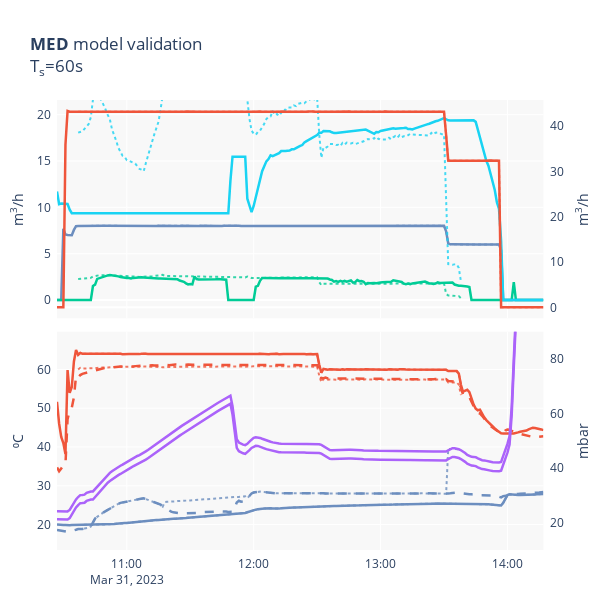

Notebook cell for this chart:
### Code cell
# Generate partial images to later stack them horizontally
# 1. Run the simulation above for a test.
# 2. Then run this cell to generate the image
# 3. Repeat with a different test (Remeber to change the idx variable below!)

idx = 0  # Change this to 0, 1, 2, ... for different images

plt_config = json.load(open(data_path / 'plt_config_med.json'))

if idx == 0:
    show_titles = True
    showlegends=False
    show_left_axis_titles = True
    show_right_axis_titles = True
    
    width = 600
    title_text=f"<b>MED</b> model validation<br>T<sub>s</sub>={sample_rate}s</span>"
    # pos_keys = ["top", "med", "bottom"]
    # for pos_key, tank_key in product(pos_keys, ["hot", "cold"]):
    #     plot_id = f"temperatures_{tank_key}_{pos_key}"
    #     key_idx = pos_keys.index(pos_key)
    #     plot_config["plots"][plot_id]["title"] = f"H={getattr(model_params, f'UA_{tank_key[0]}')[key_idx]:.2e} W/K, V={getattr(model_params, f'V_{tank_key[0]}')[key_idx]:.2f} m³"
    #     plot_config["plots"][plot_id]["ylabels_left"] = [f"{tank_key.capitalize()} tank<br>{pos_key.capitalize()}<br>°C"]
else:
    show_titles = False
    showlegends=True
    show_left_axis_titles = False
    show_right_axis_titles = False
    width = 700
    title_text=""

fig = experimental_results_plot(
    update_plot_config(plt_config, show_titles, show_left_axis_titles, show_right_axis_titles, showlegends, width), 
    df, 
    df_comp=df_mod, 
    vars_config=vars_config, 
    resample=False,
    comp_trace_labels=[f"[Ts={sample_rate}s]"],
    title_text=title_text
)

fig.show()

save_figure(
    fig,
    figure_path=results_path,
    figure_name=f'fig_med_{idx}',
    formats=["png"]
)

### Figure 1 — Plotly figure (JSON) as saved in the notebook; plotly's stock layout.template omitted (floating-point values rounded to 4 significant figures; data arrays with more than 128 entries replaced by an {"elided": "..."} marker saying what was removed)
{"data": [{"connectgaps": false, "fillcolor": "rgba(0,0,0,0)", "hoverinfo": "skip", "line": {"color": "rgba(108.0,  142.0,  191.0, 0.8)", "dash": "dot", "width": 2}, "mode": "lines", "name": "q<sub>med,f</sub> (m<sup>3</sup>/h) ❮ [Ts=60s]", "showlegend": false, "type": "scatter", "x": {"elided": "231 str values"}, "xaxis": "x", "y": {"elided": "231 float values"}, "yaxis": "y"}, {"customdata": {"elided": "231x1 float values"}, "hovertemplate": "%{y:.2f} (<span style='color:rgba(108.0,  142.0,  191.0, 0.8)'> %{customdata[0]:.2f} </span>) ", "line": {"color": "#6c8ebf", "width": 2.5}, "mode": "lines", "name": "q<sub>med,f</sub> (m<sup>3</sup>/h) ❮", "showlegend": false, "type": "scatter", "x": {"elided": "231 str values"}, "xaxis": "x", "y": {"elided": "231 float values"}, "yaxis": "y"}, {"connectgaps": false, "fillcolor": "rgba(0,0,0,0)", "hoverinfo": "skip", "line": {"color": "rgba(0.0,  204.0,  150.0, 0.8)", "dash": "dot", "width": 2}, "mode": "lines", "name": "q<sub>med,d</sub> (m<sup>3</sup>/h) ❮ [Ts=60s]", "showlegend": false, "type": "scatter", "x": {"elided": "231 str values"}, "xaxis": "x", "y": {"elided": "231 float values"}, "yaxis": "y"}, {"customdata": {"elided": "231x1 float values"}, "hovertemplate": "%{y:.2f} (<span style='color:rgba(0.0,  204.0,  150.0, 0.8)'> %{customdata[0]:.2f} </span>) ", "line": {"color": "#00CC96", "width": 2.5}, "mode": "lines", "name": "q<sub>med,d</sub> (m<sup>3</sup>/h) ❮", "showlegend": false, "type": "scatter", "x": {"elided": "231 str values"}, "xaxis": "x", "y": {"elided": "231 float values"}, "yaxis": "y"}, {"connectgaps": false, "fillcolor": "rgba(0,0,0,0)", "hoverinfo": "skip", "line": {"color": "rgba(25.0,  211.0,  243.0, 0.8)", "dash": "dot", "width": 2}, "mode": "lines", "name": "q<sub>med,c</sub> (m<sup>3</sup>/h) ❮ [Ts=60s]", "showlegend": false, "type": "scatter", "x": {"elided": "231 str values"}, "xaxis": "x", "y": {"elided": "231 float values"}, "yaxis": "y"}, {"customdata": {"elided": "231x1 float values"}, "hovertemplate": "%{y:.2f} (<span style='color:rgba(25.0,  211.0,  243.0, 0.8)'> %{customdata[0]:.2f} </span>) ", "line": {"color": "#19D3F3", "width": 2.5}, "mode": "lines", "name": "q<sub>med,c</sub> (m<sup>3</sup>/h) ❮", "showlegend": false, "type": "scatter", "x": {"elided": "231 str values"}, "xaxis": "x", "y": {"elided": "231 float values"}, "yaxis": "y"}, {"connectgaps": false, "fillcolor": "rgba(0,0,0,0)", "hoverinfo": "skip", "line": {"color": "rgba(239.0,  85.0,  59.0, 0.8)", "dash": "dot", "width": 2}, "mode": "lines", "name": "q<sub>med,s</sub> (L/s) ❯ [Ts=60s]", "showlegend": false, "type": "scatter", "x": {"elided": "231 str values"}, "xaxis": "x", "y": {"elided": "231 float values"}, "yaxis": "y2"}, {"customdata": {"elided": "231x1 float values"}, "hovertemplate": "%{y:.2f} (<span style='color:rgba(239.0,  85.0,  59.0, 0.8)'> %{customdata[0]:.2f} </span>) ", "line": {"color": "#EF553B", "width": 2.5}, "mode": "lines", "name": "q<sub>med,s</sub> (L/s) ❯", "showlegend": false, "type": "scatter", "x": {"elided": "231 str values"}, "xaxis": "x", "y": {"elided": "231 float values"}, "yaxis": "y2"}, {"connectgaps": false, "fillcolor": "rgba(0,0,0,0)", "hoverinfo": "skip", "line": {"color": "rgba(239.0,  85.0,  59.0, 0.8)", "dash": "dot", "width": 2}, "mode": "lines", "name": "T<sub>med,s,in</sub> (⁰C) ❮ [Ts=60s]", "showlegend": false, "type": "scatter", "x": {"elided": "231 str values"}, "xaxis": "x3", "y": {"elided": "231 float values"}, "yaxis": "y3"}, {"customdata": {"elided": "231x1 float values"}, "hovertemplate": "%{y:.2f} (<span style='color:rgba(239.0,  85.0,  59.0, 0.8)'> %{customdata[0]:.2f} </span>) ", "line": {"color": "#EF553B", "width": 2.5}, "mode": "lines", "name": "T<sub>med,s,in</sub> (⁰C) ❮", "showlegend": false, "type": "scatter", "x": {"elided": "231 str values"}, "xaxis": "x3", "y": {"elided": "231 float values"}, "yaxis": "y3"}, {"connectgaps": false, "fillcolor": "rgba(0,0,0,0)", "hoverinfo": "skip", "line": {"color": "rgba(239.0,  85.0,  59.0, 0.8)", "dash": "dot", "width": 2}, "mode": "lines", "name": "T<sub>med,s,out</sub> (⁰C) ❮ [Ts=60s]", "showlegend": false, "type": "scatter", "x": {"elided": "231 str values"}, "xaxis": "x3", "y": {"elided": "231 float values"}, "yaxis": "y3"}, {"customdata": {"elided": "231x1 float values"}, "hovertemplate": "%{y:.2f} (<span style='color:rgba(239.0,  85.0,  59.0, 0.8)'> %{customdata[0]:.2f} </span>) ", "line": {"color": "#EF553B", "dash": "dash", "width": 2.5}, "mode": "lines", "name": "T<sub>med,s,out</sub> (⁰C) ❮", "showlegend": false, "type": "scatter", "x": {"elided": "231 str values"}, "xaxis": "x3", "y": {"elided": "231 float values"}, "yaxis": "y3"}, {"connectgaps": false, "fillcolor": "rgba(0,0,0,0)", "hoverinfo": "skip", "line": {"color": "rgba(108.0,  142.0,  191.0, 0.8)", "dash": "dot", "width": 2}, "mode": "lines", "name": "T<sub>med,c,in</sub> (⁰C) ❮ [Ts=60s]", "showlegend": false, "type": "scatter", "x": {"elided": "231 str values"}, "xaxis": "x3", "y": {"elided": "231 float values"}, "yaxis": "y3"}, {"customdata": {"elided": "231x1 float values"}, "hovertemplate": "%{y:.2f} (<span style='color:rgba(108.0,  142.0,  191.0, 0.8)'> %{customdata[0]:.2f} </span>) ", "line": {"color": "#6c8ebf", "width": 2.5}, "mode": "lines", "name": "T<sub>med,c,in</sub> (⁰C) ❮", "showlegend": false, "type": "scatter", "x": {"elided": "231 str values"}, "xaxis": "x3", "y": {"elided": "231 float values"}, "yaxis": "y3"}, {"connectgaps": false, "fillcolor": "rgba(0,0,0,0)", "hoverinfo": "skip", "line": {"color": "rgba(108.0,  142.0,  191.0, 0.8)", "dash": "dot", "width": 2}, "mode": "lines", "name": "T<sub>med,c,out</sub> (⁰C) ❮ [Ts=60s]", "showlegend": false, "type": "scatter", "x": {"elided": "231 str values"}, "xaxis": "x3", "y": {"elided": "231 float values"}, "yaxis": "y3"}, {"customdata": {"elided": "231x1 float values"}, "hovertemplate": "%{y:.2f} (<span style='color:rgba(108.0,  142.0,  191.0, 0.8)'> %{customdata[0]:.2f} </span>) ", "line": {"color": "#6c8ebf", "dash": "dash", "width": 2.5}, "mode": "lines", "name": "T<sub>med,c,out</sub> (⁰C) ❮", "showlegend": false, "type": "scatter", "x": {"elided": "231 str values"}, "xaxis": "x3", "y": {"elided": "231 float values"}, "yaxis": "y3"}, {"customdata": [null], "hovertemplate": "%{y:.2f}", "line": {"color": "#AB63FA", "width": 2.5}, "mode": "lines", "name": "P<sub>med,c</sub> (mbar) ❯", "showlegend": false, "type": "scatter", "x": {"elided": "231 str values"}, "xaxis": "x3", "y": {"elided": "231 float values"}, "yaxis": "y4"}, {"customdata": [null], "hovertemplate": "%{y:.2f}", "line": {"color": "#AB63FA", "width": 2.5}, "mode": "lines", "name": "P<sub>med,14</sub> (mbar) ❯", "showlegend": false, "type": "scatter", "x": {"elided": "231 str values"}, "xaxis": "x3", "y": {"elided": "231 float values"}, "yaxis": "y4"}], "layout": {"height": 600, "hoverlabel": {"bgcolor": "rgba(255,255,255,0.8)", "bordercolor": "rgba(0,0,0,0)", "font": {"size": 12}}, "hovermode": "x unified", "legend": {"bgcolor": "rgba(0,0,0,0)", "font": {"size": 11}, "orientation": "v", "x": 1.03, "xanchor": "left", "xref": "paper", "y": 1, "yanchor": "top", "yref": "paper"}, "legend2": {"bgcolor": "rgba(0,0,0,0)", "font": {"size": 11}, "orientation": "v", "x": 1.03, "xanchor": "left", "xref": "paper", "y": 0.485, "yanchor": "top", "yref": "paper"}, "margin": {"b": 20, "l": 20, "pad": 5, "r": 20, "t": 100}, "newshape": {"fillcolor": "#00CC96", "layer": "below", "line": {"color": "#00CC96"}, "opacity": 0.5}, "plot_bgcolor": "rgba(0,0,0,0)", "shapes": [{"fillcolor": "#B6B6B6", "layer": "below", "line": {"width": 0}, "opacity": 0.1, "type": "rect", "x0": -1e-06, "x1": 1.0, "xref": "x domain", "y0": -1e-06, "y1": 1.0, "yref": "y domain"}, {"fillcolor": "#B6B6B6", "layer": "below", "line": {"width": 0}, "opacity": 0.1, "type": "rect", "x0": -1e-06, "x1": 1.0, "xref": "x3 domain", "y0": -1e-06, "y1": 1.0, "yref": "y3 domain"}], "title": {"text": "<b>MED</b> model validation<br>T<sub>s</sub>=60s</span>", "x": 0.05}, "width": 600, "xaxis": {"anchor": "y", "domain": [0, 0.95], "minor": {"showgrid": false}, "showticklabels": false, "tickcolor": "rgba(0,0,0,0)"}, "xaxis3": {"anchor": "y3", "domain": [0, 0.95], "matches": "x", "minor": {"showgrid": false}, "showticklabels": true, "tickcolor": "#333333"}, "yaxis": {"anchor": "x", "autorange": false, "domain": [0.515, 1], "range": [-1.961, 21.57], "showgrid": true, "title": {"text": "m<sup>3</sup>/h"}}, "yaxis2": {"anchor": "free", "overlaying": "y", "position": 0.96, "showgrid": false, "side": "right", "title": {"text": "m<sup>3</sup>/h"}}, "yaxis3": {"anchor": "x3", "autorange": false, "domain": [0, 0.485], "range": [13.43, 69.74], "showgrid": true, "title": {"text": "⁰C"}}, "yaxis4": {"anchor": "free", "overlaying": "y3", "position": 0.96, "range": [10, 90], "showgrid": false, "side": "right", "title": {"text": "mbar"}}}}
